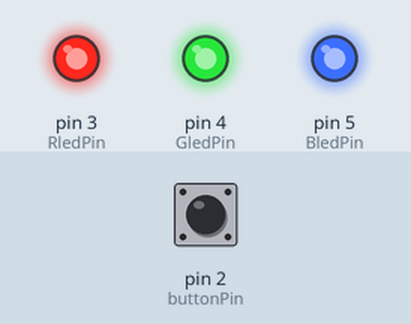
Bench run of a sketch on a simulated Arduino Uno, built with avr-gcc and run on an emulated ATmega328P. Parts: output pins drawn as LEDs (lit = HIGH). The test bench sets the inputs (shaded band); at power-on: pin 2 (buttonPin) LOW.

Above: at 1.2 s.
1.3 s: pin 2 (buttonPin) pulled HIGH for 0.15 s
At 2.2 s:
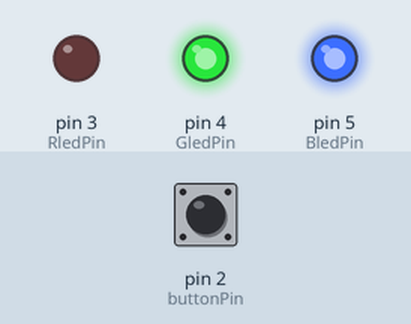
2.9 s: pin 2 (buttonPin) pulled HIGH for 1 s
At 3.4 s:
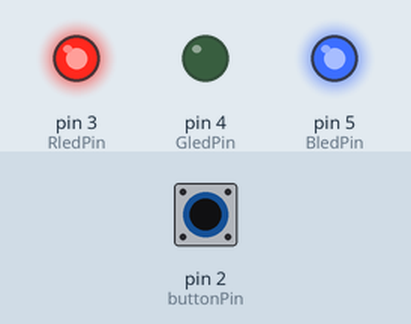
5.4 s: pin 2 (buttonPin) pulled HIGH for 0.15 s
At 6.5 s:
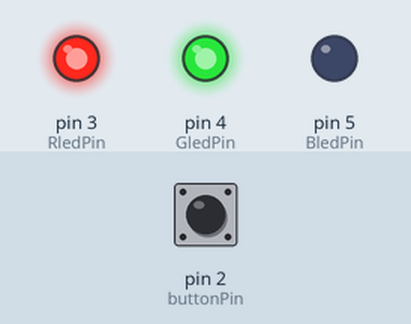
7.0 s: pin 2 (buttonPin) pulled HIGH for 3.2 s
At 7.8 s:
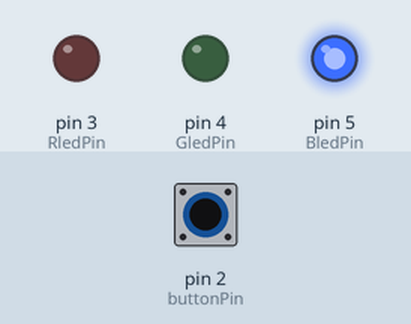
11.7 s: pin 2 (buttonPin) pulled HIGH for 0.15 s
At 12.5 s:
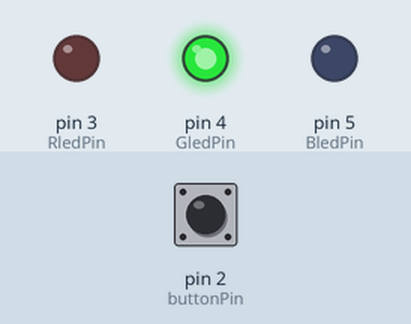
13.3 s: pin 2 (buttonPin) pulled HIGH for 1 s
At 13.8 s:
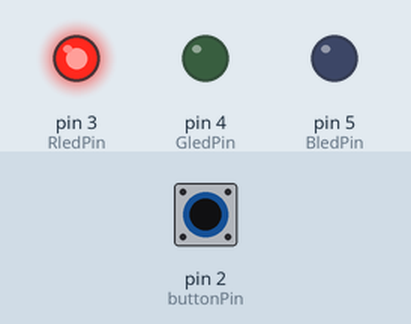
Timing chart, 0 to 16.3 s (numbered marks = the images above; inputs shaded):
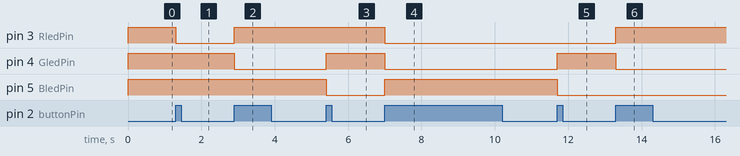

The sketch:

led_botton_color.ino
```cpp
const int buttonPin = 2;
const int RledPin = 3;
const int GledPin = 4;
const int BledPin = 5;

int buttonState = LOW;
int lastButtonState = LOW;
int ledcolor = 0;
unsigned long lastPress = 0;

void setup() {
  pinMode(RledPin, OUTPUT);
  pinMode(GledPin, OUTPUT);
  pinMode(BledPin, OUTPUT);
  pinMode(buttonPin, INPUT);

  digitalWrite(RledPin, HIGH);
  digitalWrite(GledPin, HIGH);
  digitalWrite(BledPin, HIGH);
}

void loop() {
  buttonState = digitalRead(buttonPin);

  if (buttonState == HIGH && lastButtonState == LOW && millis() - lastPress > 30) {
    lastPress = millis();
    ledcolor = ledcolor + 1;
    if (ledcolor > 7) {
      ledcolor = 0;
    }

    if (ledcolor == 0) {
      digitalWrite(RledPin, HIGH);
      digitalWrite(GledPin, HIGH);
      digitalWrite(BledPin, HIGH);
    }
    else if (ledcolor == 1) {
      digitalWrite(RledPin, LOW);
      digitalWrite(GledPin, HIGH);
      digitalWrite(BledPin, HIGH);
    }
    else if (ledcolor == 2) {
      digitalWrite(RledPin, HIGH);
      digitalWrite(GledPin, LOW);
      digitalWrite(BledPin, HIGH);
    }
    else if (ledcolor == 3) {
      digitalWrite(RledPin, HIGH);
      digitalWrite(GledPin, HIGH);
      digitalWrite(BledPin, LOW);
    }
    else if (ledcolor == 4) {
      digitalWrite(RledPin, LOW);
      digitalWrite(GledPin, LOW);
      digitalWrite(BledPin, HIGH);
    }
    else if (ledcolor == 5) {
      digitalWrite(RledPin, LOW);
      digitalWrite(GledPin, HIGH);
      digitalWrite(BledPin, LOW);
    }
    else if (ledcolor == 6) {
      digitalWrite(RledPin, HIGH);
      digitalWrite(GledPin, LOW);
      digitalWrite(BledPin, LOW);
    }
    else if (ledcolor == 7) {
      digitalWrite(RledPin, LOW);
      digitalWrite(GledPin, LOW);
      digitalWrite(BledPin, LOW);
    }
  }

  lastButtonState = buttonState;
}
```

Measured:
- after the input at 1.3 s, pin 3 (RledPin): HIGH → LOW at once
- after the input at 2.9 s, pin 3 (RledPin): LOW → HIGH at once; pin 4 (GledPin): HIGH → LOW at once
- after the input at 5.4 s, pin 4 (GledPin): LOW → HIGH at once; pin 5 (BledPin): HIGH → LOW at once
- after the input at 7.0 s, pin 3 (RledPin), pin 4 (GledPin): HIGH → LOW at once; pin 5 (BledPin): LOW → HIGH at once
- after the input at 11.7 s, pin 4 (GledPin): LOW → HIGH at once; pin 5 (BledPin): HIGH → LOW at once
- after the input at 13.3 s, pin 3 (RledPin): LOW → HIGH at once; pin 4 (GledPin): HIGH → LOW at once
